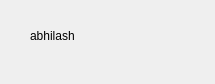
<?xml version="1.0" encoding="UTF-8"?>
<ui version="4.0">
 <class>Dialog</class>
 <widget class="QDialog" name="Dialog">
  <property name="geometry">
   <rect>
    <x>0</x>
    <y>0</y>
    <width>215</width>
    <height>84</height>
   </rect>
  </property>
  <property name="windowTitle">
   <string>Dialog</string>
  </property>
  <widget class="QLabel" name="label">
   <property name="geometry">
    <rect>
     <x>30</x>
     <y>20</y>
     <width>91</width>
     <height>31</height>
    </rect>
   </property>
   <property name="text">
    <string>abhilash </string>
   </property>
  </widget>
 </widget>
 <resources/>
 <connections/>
</ui>
